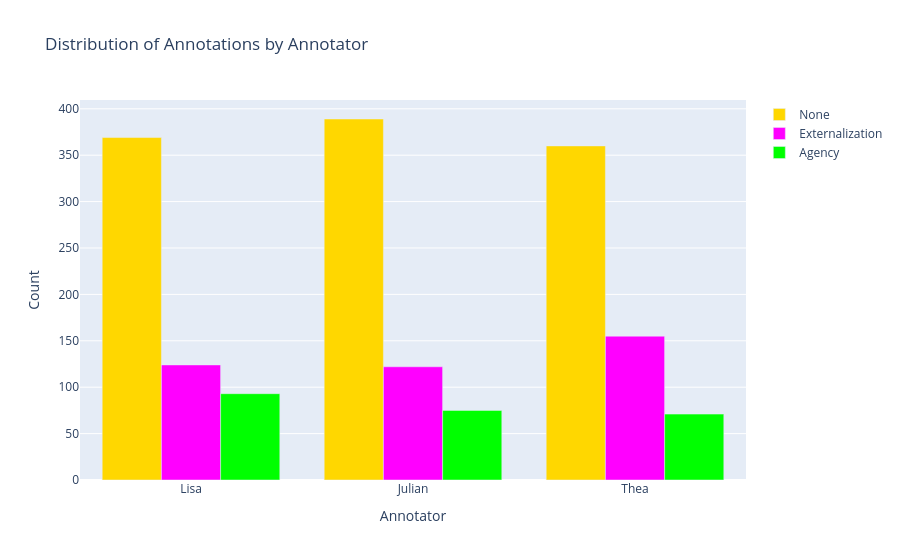

The notebook cell this image was saved under:
### Markdown cell above
#### Plotting distribution of annotations per annotator

### Code cell
# Annotation categories
annotations = ["none", "externalization", "agency"]

# Count annotations for each annotator
lisa_counts = (
    df["label_lisa"]
    .value_counts()
    .reindex(annotations, fill_value=0)
)

julian_counts = (
    df["label_julian"]
    .value_counts()
    .reindex(annotations, fill_value=0)
)

thea_counts = (
    df["label_thea"]
    .value_counts()
    .reindex(annotations, fill_value=0)
)

# Colors
colors = {
    "none": "gold",
    "externalization": "magenta",
    "agency": "lime"
}

# Create figure
fig = go.Figure()

# None
fig.add_trace(go.Bar(
    x=["Lisa", "Julian", "Thea"],
    y=[
        lisa_counts["none"],
        julian_counts["none"],
        thea_counts["none"]
    ],
    name="None",
    marker_color=colors["none"]
))

# Externalization
fig.add_trace(go.Bar(
    x=["Lisa", "Julian", "Thea"],
    y=[
        lisa_counts["externalization"],
        julian_counts["externalization"],
        thea_counts["externalization"]
    ],
    name="Externalization",
    marker_color=colors["externalization"]
))

# Agency
fig.add_trace(go.Bar(
    x=["Lisa", "Julian", "Thea"],
    y=[
        lisa_counts["agency"],
        julian_counts["agency"],
        thea_counts["agency"]
    ],
    name="Agency",
    marker_color=colors["agency"]
))

# Layout
fig.update_layout(
    title="Distribution of Annotations by Annotator",
    xaxis_title="Annotator",
    yaxis_title="Count",
    barmode="group"
)

fig.show()

### Figure 1 — Plotly figure (JSON) as saved in the notebook; plotly's stock layout.template omitted (floating-point values rounded to 4 significant figures)
{"data": [{"marker": {"color": "gold"}, "name": "None", "type": "bar", "x": ["Lisa", "Julian", "Thea"], "y": [369, 389, 360]}, {"marker": {"color": "magenta"}, "name": "Externalization", "type": "bar", "x": ["Lisa", "Julian", "Thea"], "y": [124, 122, 155]}, {"marker": {"color": "lime"}, "name": "Agency", "type": "bar", "x": ["Lisa", "Julian", "Thea"], "y": [93, 75, 71]}], "layout": {"barmode": "group", "title": {"text": "Distribution of Annotations by Annotator"}, "xaxis": {"title": {"text": "Annotator"}}, "yaxis": {"title": {"text": "Count"}}}}
